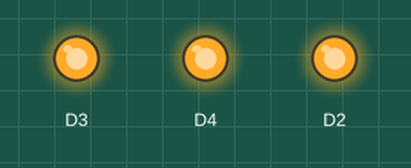
Recording of a sketch running on a simulated ESP8266 (NodeMCU). On the bench: output pins drawn as LEDs (lit = HIGH).

Above: at 2.5 s.
At 7.5 s:
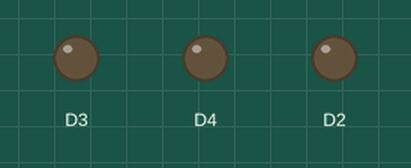
Timing chart, 0 to 13.0 s (numbered marks = the images above):
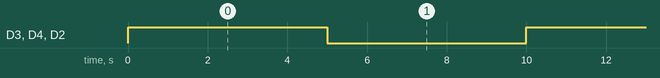

Measured:
- by itself, D3, D4, D2: alternates HIGH for 5.0 s and LOW for 5.0 s

The sketch:

RelayTester.ino
```cpp
void setup() {
  pinMode(D2, OUTPUT);
  pinMode(D3, OUTPUT);
  pinMode(D4, OUTPUT);

}
void loop() {
  digitalWrite(D2, HIGH);
  digitalWrite(D3, HIGH);
  digitalWrite(D4, HIGH);
  delay(5000);
  digitalWrite(D2, LOW);
  digitalWrite(D3, LOW);
  digitalWrite(D4, LOW);
  delay(5000);

}
```
